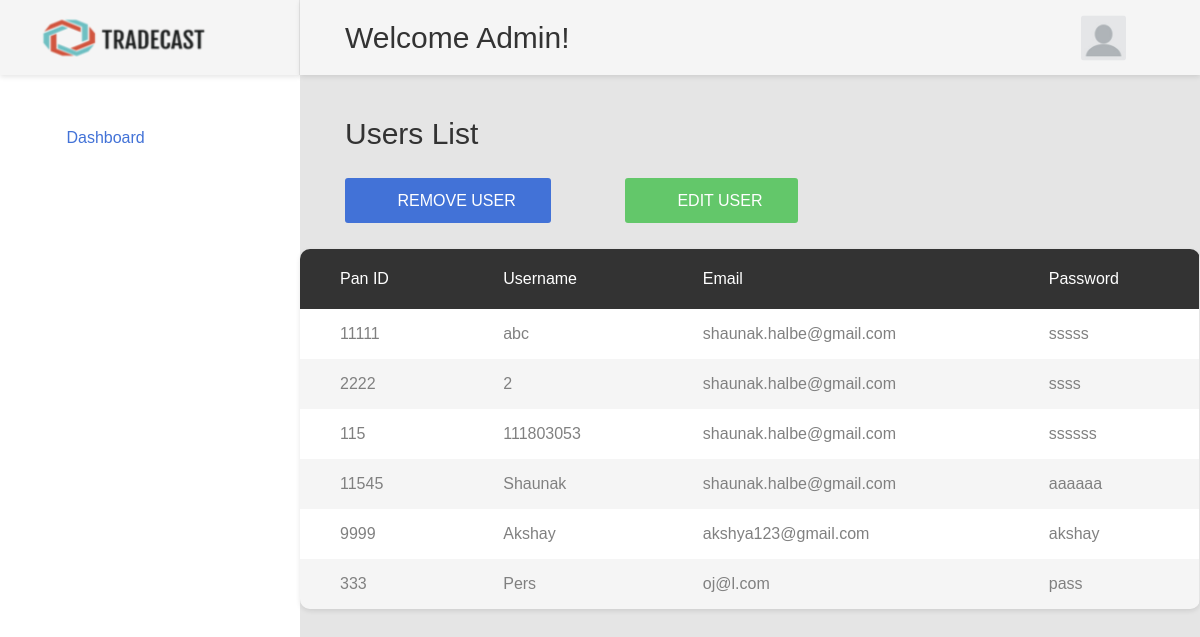
The page /indexAdmin.html on the database as committed earlier.
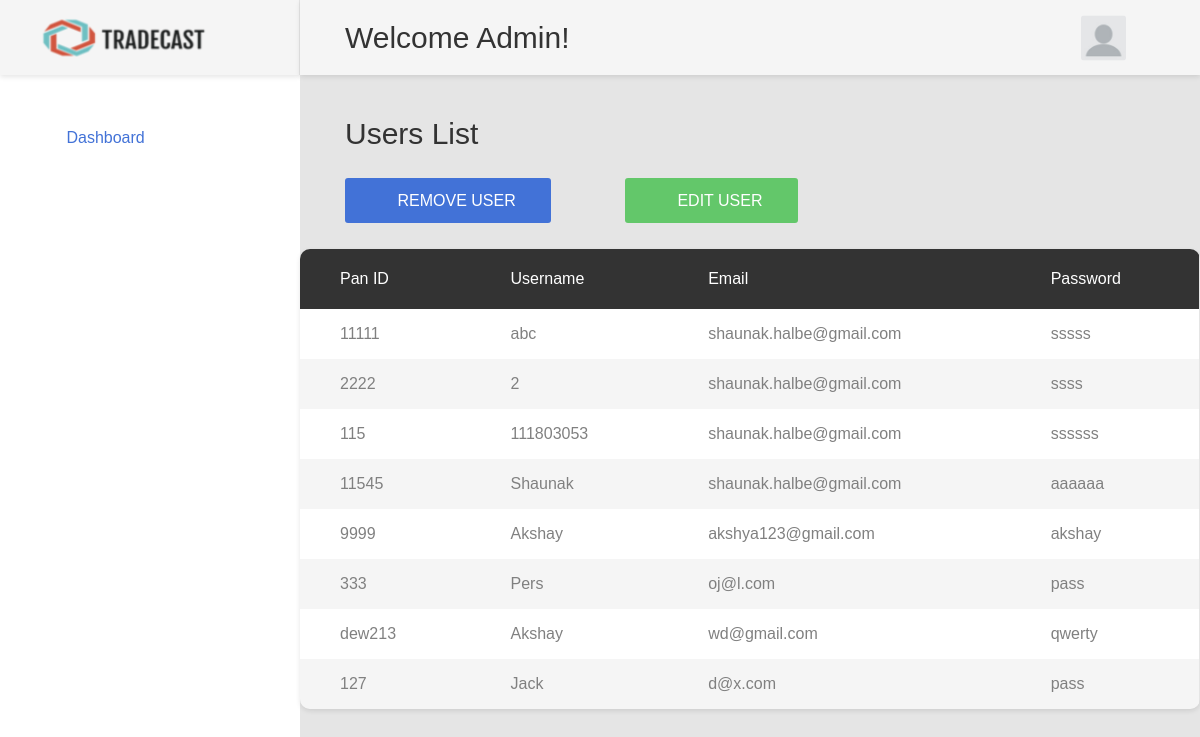
The same page on the database as committed later.
### models.py (models this page shows, shortened)
class Investor(db.Model):
    panid = db.Column(db.String(10), primary_key=True)
    username = db.Column(db.String(20))
    email = db.Column(db.String(30))
    password = db.Column(db.String(15))

### app.py (the view, shortened to what this page needs)
@app.route("/indexAdmin.html", methods=["GET", "POST"])
def dashboard_Admin():
    users = Investor.query.all()
    form = deleteUserForm()
    form1 = UserEditForm()
    return render_template("indexAdmin.html", users=users, form=form, form1=form1)

### templates/indexAdmin.html (shortened to what this page needs)
<!DOCTYPE html>
<html lang="en">
<head>
    <link href="static/css/font-face.css" rel="stylesheet" media="all">
    <link href="static/vendor/font-awesome-4.7/css/font-awesome.min.css" rel="stylesheet" media="all">
    <link href="static/vendor/font-awesome-5/css/fontawesome-all.min.css" rel="stylesheet" media="all">
    <link href="static/vendor/mdi-font/css/material-design-iconic-font.min.css" rel="stylesheet" media="all">
    <link href="static/vendor/bootstrap-4.1/bootstrap.min.css" rel="stylesheet" media="all">
    <link href="static/vendor/animsition/animsition.min.css" rel="stylesheet" media="all">
    <link href="static/vendor/bootstrap-progressbar/bootstrap-progressbar-3.3.4.min.css" rel="stylesheet" media="all">
    <link href="static/vendor/wow/animate.css" rel="stylesheet" media="all">
    <link href="static/vendor/css-hamburgers/hamburgers.min.css" rel="stylesheet" media="all">
    <link href="static/vendor/slick/slick.css" rel="stylesheet" media="all">
    <link href="static/vendor/select2/select2.min.css" rel="stylesheet" media="all">
    <link href="static/vendor/perfect-scrollbar/perfect-scrollbar.css" rel="stylesheet" media="all">
    <link href="static/css/theme.css" rel="stylesheet" media="all">
</head>
<body class="animsition">
    <div class="page-wrapper">
        <aside class="menu-sidebar d-none d-lg-block">
            <div class="logo">
                <a href="#">
                    <img src="static/images/icon/logo.png" alt="TradeCast" />
                </a>
            </div>
            <div class="menu-sidebar__content js-scrollbar1">
                <nav class="navbar-sidebar">
                    <ul class="list-unstyled navbar__list">
                        <li class="active has-sub">
                            <a class="js-arrow" href="#">
                                <i class="fas fa-tachometer-alt"></i>Dashboard</a>
                        </li>
                    </ul>
                </nav>
            </div>
        </aside>
        <div class="page-container">
            <header class="header-desktop">
                <div class="section__content section__content--p30">
                    <div class="container-fluid">
                        <div class="header-wrap">
                            <h2 class="title-1">Welcome Admin!</h2>
                            <div class="header-button">
                                <div class="account-wrap">
                                    <div class="account-item clearfix js-item-menu">
                                        <div class="image">
                                            <img src="static/images/icon/avatar-01.jpg" alt="John Doe" />
                                        </div>
                                        <div class="content">
                                            <a class="js-acc-btn" href="#">{{session.username}}</a>
                                        </div>
                                    </div>
                                </div>
                            </div>
                        </div>
                    </div>
                </div>
            </header>
            <div class="main-content">
                <div class="section__content section__content--p30">
                    <div class="container-fluid">
                        <div class="row">
                            <div class="col-md-12">
                                <div class="overview-wrap">
                                    <h2 class="title-1">Users List</h2>
                                </div>
                            </div>
                        </div>
                        <br>
                        <div class = "row">
                            <div class="col-lg-4" >
                                <button class="au-btn au-btn-icon au-btn--blue" onclick="openForm()">
                                    <i class="zmdi zmdi-plus"></i>Remove User</button>
                            </div>
                            <div class="col-lg-4" >
                                <button class="au-btn au-btn-icon au-btn--green" onclick="openForm1()">
                                    <i class="zmdi zmdi-plus"></i>Edit User</button>
                                </div>
                        </div>
                    </div>
                    </div>
                    <br>
                    <div class="row">
                        <div class="col-lg-12">
                            <div class="table-responsive table--no-card m-b-40">
                                <table class="table table-borderless table-striped table-earning">
                                    <thead>
                                        <tr>
                                            <th>Pan ID</th>
                                            <th>Username</th>
                                            <th>Email</th>
                                            <th>Password</th>
                                        </tr>
                                    </thead>
                                    <tbody>
                                        {% for item in users %}
                                        <tr>
                                            <td>{{item.panid}}</td>
                                            <td>{{item.username}}</td>
                                            <td>{{item.email}}</td>
                                            <td>{{item.password}}</td>
                                        </tr>
                                        {% endfor %}
                                    </tbody>
                                </table>
                            </div>
                        </div>
                     </div>
                </div>
            </div>
        </div>
</body>
</html>

### templates/indexAdmin.html (style rules this page uses)
body { font-family: Arial, Helvetica, sans-serif; }
* { box-sizing: border-box; }

Rows that differ between the two databases and show on the page:
added Investor: panid "dew213", username "Akshay", email "wd@gmail.com", password "qwerty"
added Investor: panid "127", username "Jack", email "d@x.com", password "pass"
